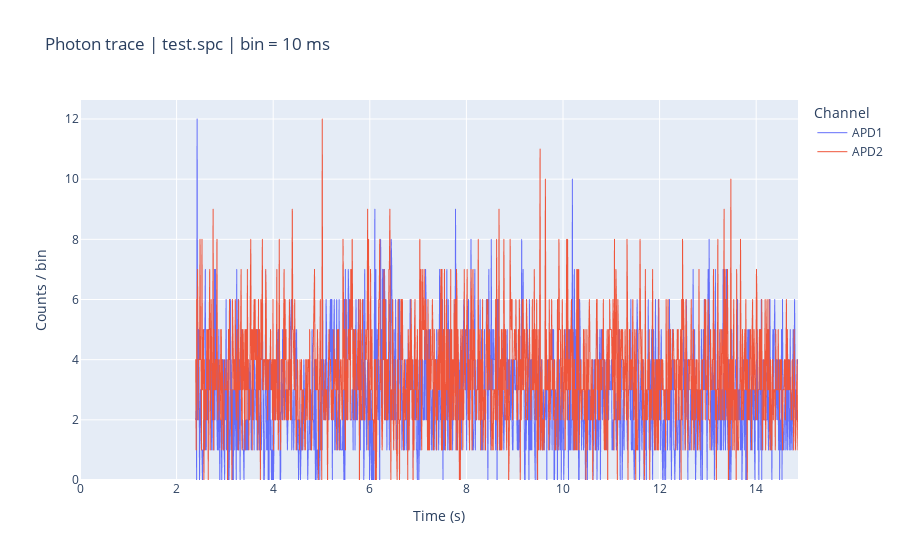

The notebook cell saved with this chart:
### Code cell
# SPC
spc_path = "/Users/kappel/Downloads/001_7bp_4str_DNA_AF488_AF647_40uW488nm_10uW640nm_30min_bebCS_BenchmBuffer_ctrl.spc"
spc_path = "/Users/kappel/Downloads/test.spc"
ds = pt.load(spc_path)  # timing_resolution kommt aus file
fig = pt.preview(ds, bin_width_ms=10, detector_labels={0:"APD1", 1:"APD2"})

### Figure 1 — Plotly figure (JSON) as saved in the notebook; plotly's stock layout.template omitted (floating-point values rounded to 4 significant figures; data arrays with more than 128 entries replaced by an {"elided": "..."} marker saying what was removed)
{"data": [{"line": {"width": 1}, "mode": "lines", "name": "APD1", "type": "scattergl", "x": {"elided": "1248 float values"}, "y": {"elided": "1248 int values"}}, {"line": {"width": 1}, "mode": "lines", "name": "APD2", "type": "scattergl", "x": {"elided": "1248 float values"}, "y": {"elided": "1248 int values"}}], "layout": {"dragmode": "pan", "legend": {"title": {"text": "Channel"}}, "title": {"text": "Photon trace | test.spc | bin = 10 ms"}, "xaxis": {"rangemode": "tozero", "title": {"text": "Time (s)"}}, "yaxis": {"rangemode": "tozero", "title": {"text": "Counts / bin"}}}}
